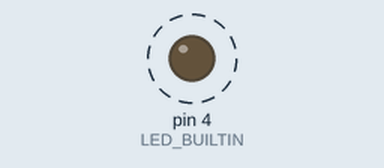
A sketch run on a simulated Arduino Uno, built with avr-gcc and run on an emulated ATmega328P. Parts: output pins drawn as LEDs (lit = HIGH). Dashed ring = blinking.

Above: at 1.0 s.
Timing chart, 0 to 4.7 s (numbered marks = the images above):
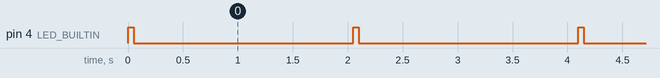

The sketch:

Blink.ino
```cpp
const int LED_BUILTIN = 4;

void setup() {
  pinMode(LED_BUILTIN, OUTPUT);
}

void loop() {
  digitalWrite(LED_BUILTIN, HIGH);   // turn the LED on (HIGH is the voltage level)
  delay(50);                       // wait for a second
  digitalWrite(LED_BUILTIN, LOW);    // turn the LED off by making the voltage LOW
  delay(2000);                       // wait for a second
}
```

Measured:
- by itself, pin 4 (LED_BUILTIN): alternates HIGH for 0.05 s and LOW for 2.0 s
